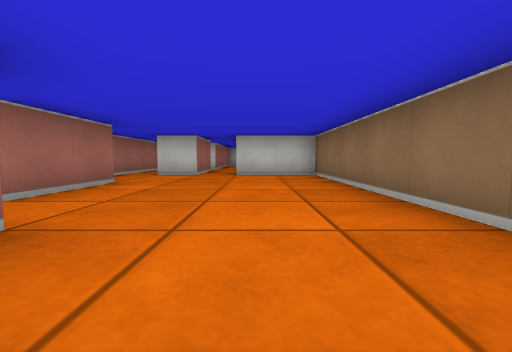
view 1 (above)

24 first-person views from a walk through a cub3D ray-caster map. The camera is about half as high as the walls, tilts 4° down and sees 90° across. The floor is counted in squares. Each view is taken from the middle of a square. On the plan, view 1 faces up. The plan holds only what a view shows up to about 9 squares ahead; the rest is blank.

view 2
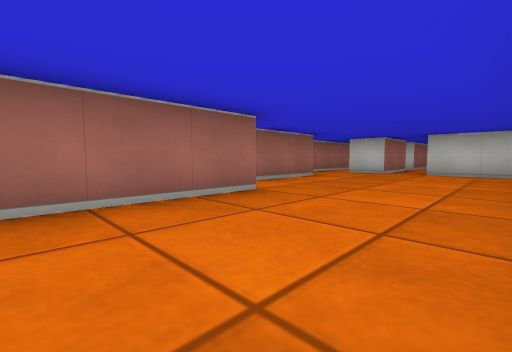

view 3
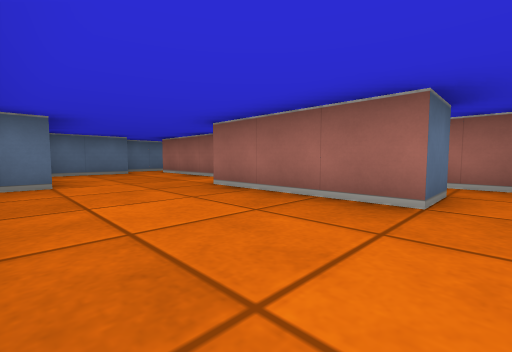

view 4
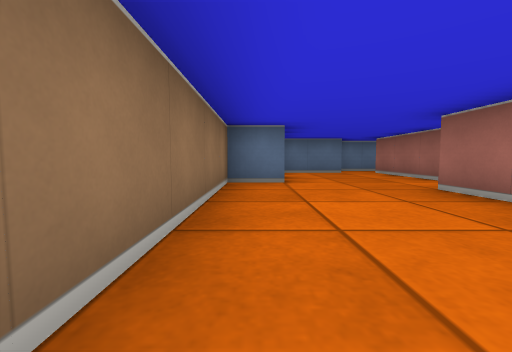

view 5
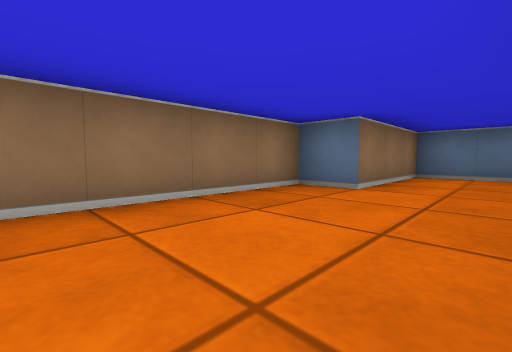

view 6
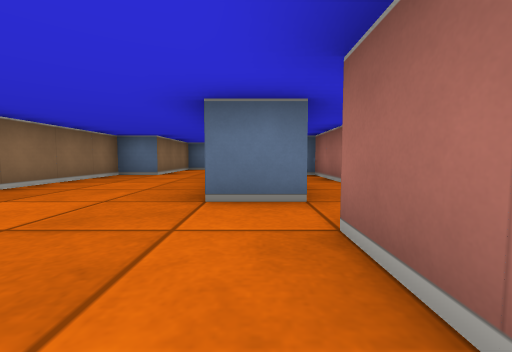

view 7
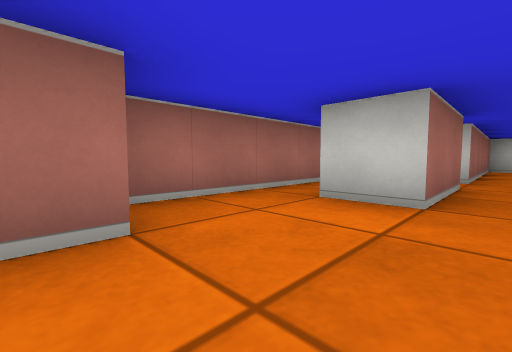

view 8
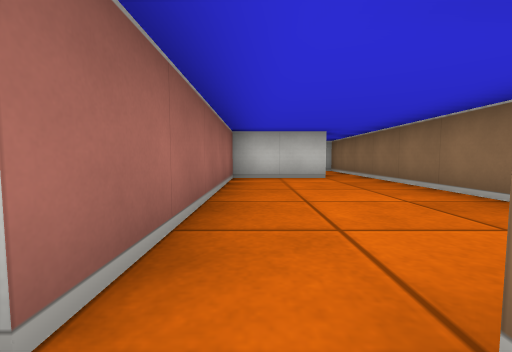

view 9
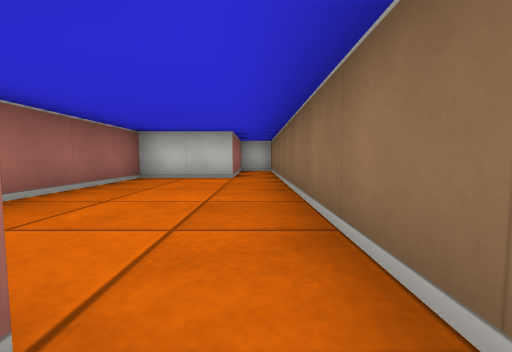

view 10
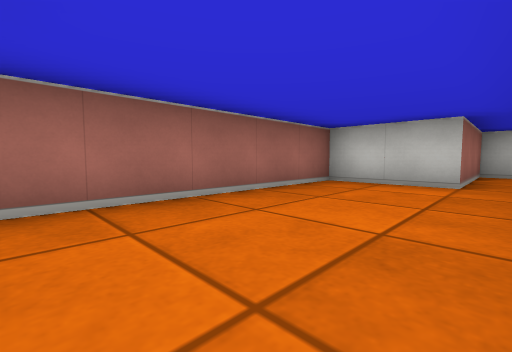

view 11
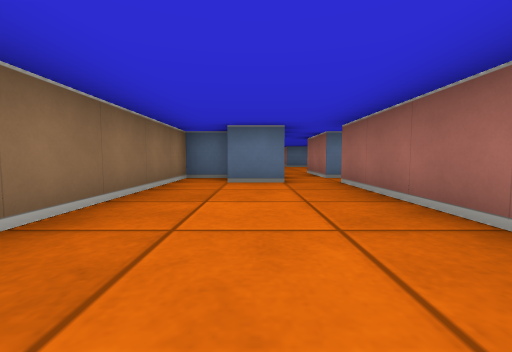

view 12
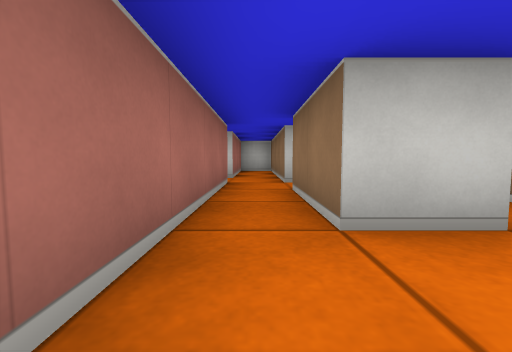

view 13
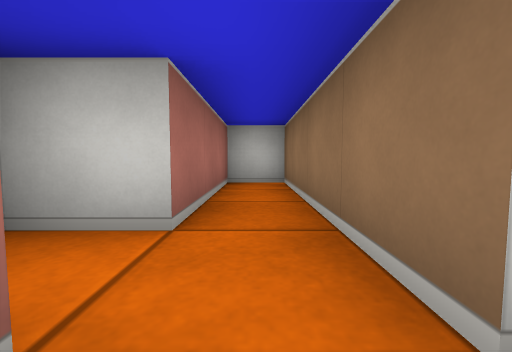

view 14
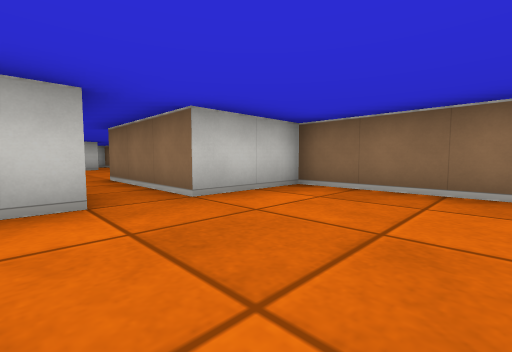

view 15
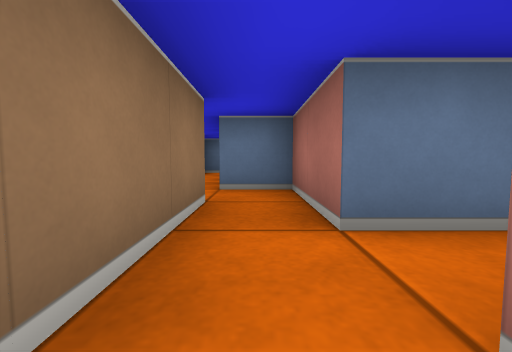

view 16
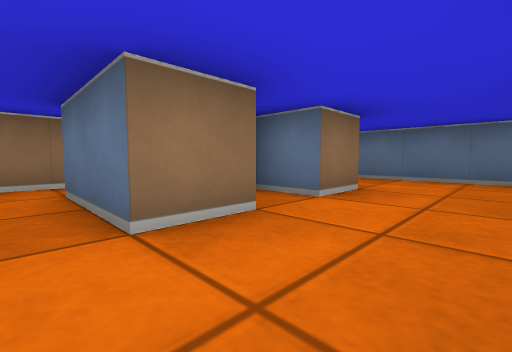

view 17
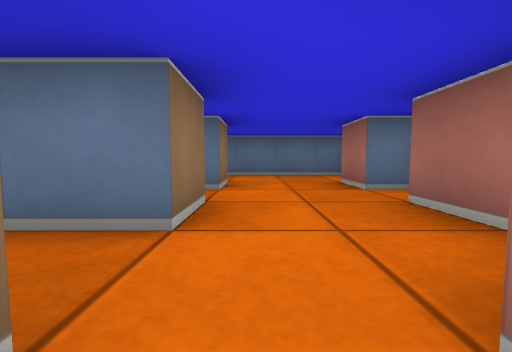

view 18
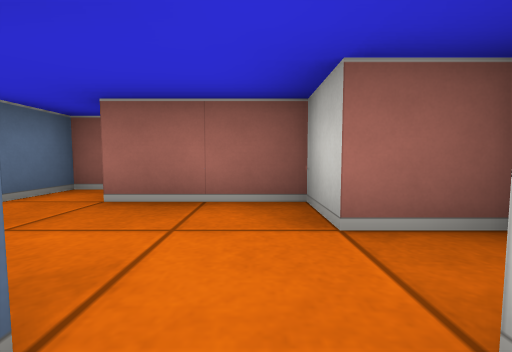

view 19
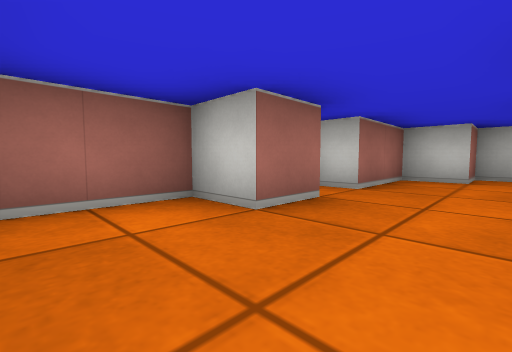

view 20
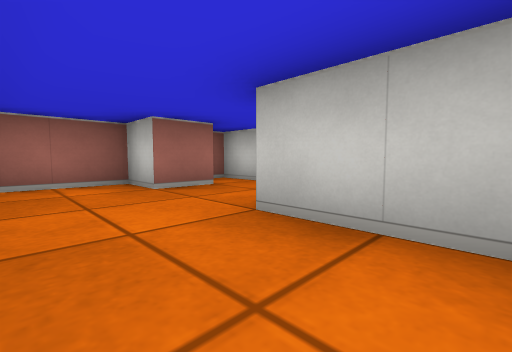

view 21
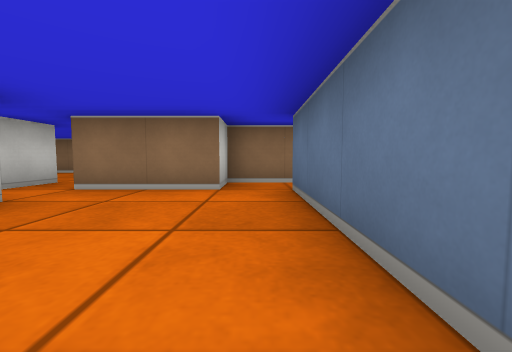

view 22
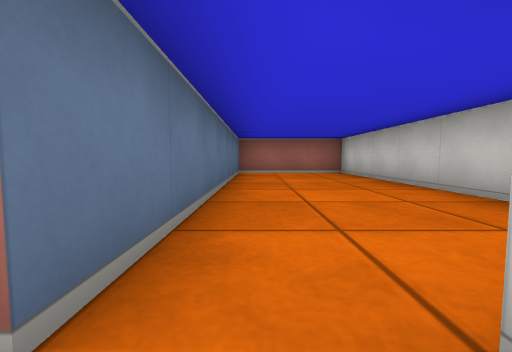

view 23
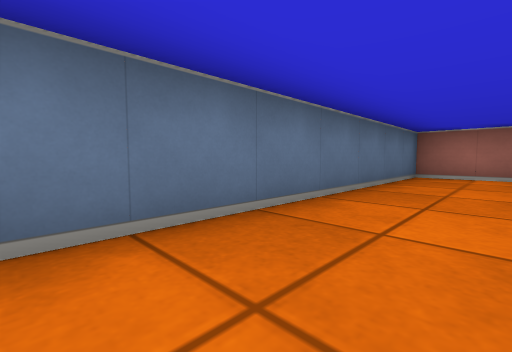

view 24
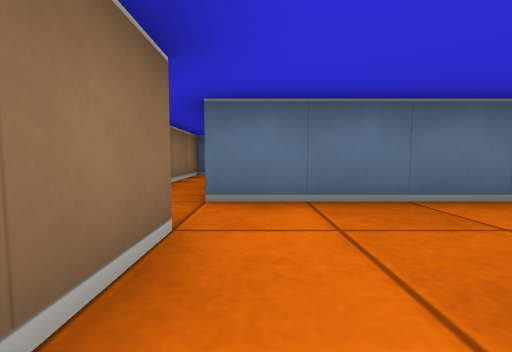

### Floor plan
Points are (right, up) in squares from view 1. A wall is a line through its corners. A room is listed if a view was taken in it or the views show most of it. See-through windows are left out.
Room 1 (views 1, 2, 3, 4, 5, 6, 7, 12, 14, 15)
walls: (-2.6, 1.5) (-1.5, 1.5) (-1.5, -1.5); (-3.5, 2.1) (-3.5, 0.5); (-3.5, -0.5) (-3.5, -2.5) (-2.5, -2.5); (-2.5, -1.5) (-2.5, -0.6); (-2.5, 4.6) (-2.5, 2.5); (-2.5, -2.9) (-2.5, -5.5) (-3.5, -5.5); (-1.5, 6.5) (-2.5, 6.5) (-2.5, 8.5); (-1.6, -5.5) (0.5, -5.5) (0.5, -2.5) (1.5, -2.5) (1.5, 6.5) (-0.5, 6.5); (-3, -6.5) (-1.5, -6.5); (-3.5, 8.5) (-3.5, 4.8)
ways out: opening at (-1, 7.5) to room 2; opening at (-3, 7.5) to room 3; opening at (-3, -1) to room 5; opening at (-3, 1) to room 5; opening at (-3, -6) to room 7
Room 2 (views 8, 9, 10, 11)
walls: (0.5, 8.5) (1.5, 8.5) (1.5, 17.5) (0.5, 17.5) (0.5, 14.5) (-1.5, 14.5) (-1.5, 9.5) (-2.5, 9.5); (-1.5, 8.5) (-1.5, 6.5); (-0.5, 6.5) (-0.5, 9.5) (0.5, 9.5)
ways out: opening at (-1, 7.5) to room 1; opening at (-2, 9) to room 3
Room 3 (view 13)
walls: (-3.5, 9.5) (-3.5, 8.5); (-2.5, 9.5) (-2.5, 13.5) (-3.5, 13.5) (-3.5, 10.5) (-4.5, 10.5)
ways out: opening at (-3, 7.5) to room 1; opening at (-2, 9) to room 2
Room 4 (views 16, 17)
walls: (-5.9, 1.5) (-6.5, 1.5) (-6.5, 0.5) (-7.5, 0.5) (-7.5, -0.5)
ways out: opening at (-4.5, 0) to room 5; opening at (-6.5, -1) to room 9
Room 5 (view 18)
walls: (-5.5, -0.5) (-3.5, -0.5); (-2.5, -0.6) (-2.5, 0.6)
ways out: opening at (-3, -1) to room 1; opening at (-3, 1) to room 1; opening at (-4.5, 0) to room 4
Room 6 (view 19)
walls: (-7.5, -3.5) (-8.5, -3.5) (-8.5, -5.1); (-8.2, -5.5) (-5.6, -5.5)
ways out: opening at (-5, -4.5) to room 7; opening at (-6.5, -3) to room 9
Room 7 (views 20, 21, 23, 24)
walls: (-5.6, -5.5) (-4.6, -5.5); (-4.5, -6.5) (-10.5, -6.5) (-10.5, -9.5) (-3.5, -9.5); (-3.5, -8.5) (-3.5, -6.5); (-3.9, -3.5) (-5.5, -3.5)
ways out: opening at (-3, -6) to room 1; opening at (-5, -4.5) to room 6; opening at (-3, -9) to room 8
Room 8 (view 22)
walls: (-2.5, -9.8) (-2.5, -8.5) (-3.5, -8.5); (-2.5, -13.5) (-2.5, -11.5)
ways out: opening at (-3, -9) to room 7
Room 9 (no view inside)
walls: (-7.5, -0.5) (-7.5, -1.5) (-8.5, -1.5) (-8.5, -2.5) (-7.5, -2.5) (-7.5, -3.5); (-5.5, -1.5) (-5.5, -0.5); (-5.5, -3.5) (-5.5, -2.5) (-4.5, -2.5)
ways out: opening at (-6.5, -1) to room 4; opening at (-6.5, -3) to room 6

Positions as (right, up) in squares from view 1, and headings:
1: (0, 0), facing up
2: (1, -1), facing up-left
3: (1, 2), facing down-left
4: (1, 2), facing down
5: (-1, 1), facing down-right
6: (-2, 4), facing down
7: (-1, 4), facing up-left
8: (-1, 9), facing up
9: (1, 9), facing up
10: (1, 10), facing up-left
11: (0, 14), facing down
12: (-3, 5), facing up
13: (-3, 9), facing up
14: (-2, 4), facing up-right
15: (-3, 1), facing down
16: (-7, 0), facing down-right
17: (-6, 1), facing down
18: (-5, 0), facing left
19: (-6, -5), facing up-left
20: (-4, -5), facing up-left
21: (-7, -9), facing right
22: (-3, -9), facing left
23: (-4, -8), facing down-left
24: (-4, -7), facing down
